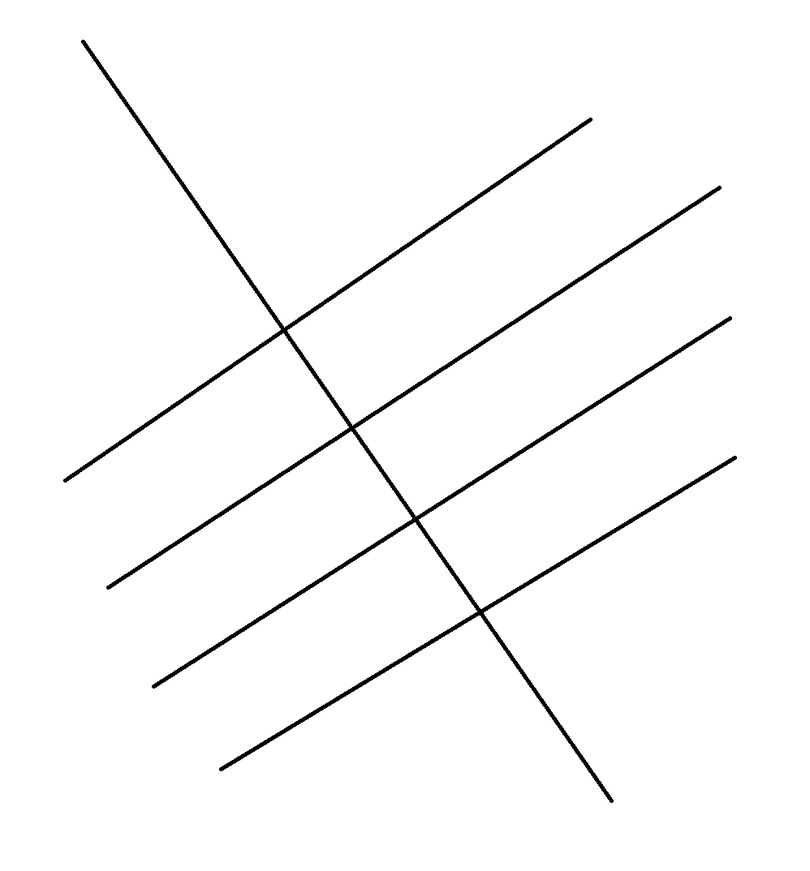
//> input picture Ex6/lines.png, 810 x 871 px, shrunk from 998 x 1074 before the run
$ ./Ex6   (built with g++ and OpenCV 4)
//> lines starting //> are read from the running program, lines starting //| are printed output that depends on the picture
#include <opencv2/opencv.hpp>
#include <opencv2/core/core.hpp>
#include <opencv2/imgproc/imgproc.hpp>
#include <opencv2/highgui/highgui.hpp>
#include <opencv2/imgcodecs/imgcodecs.hpp>
#include <stdio.h>

using namespace cv;

void fftshift(const Mat &input_img, Mat &output_img)
{
	output_img = input_img.clone();
	int cx = output_img.cols / 2;
	int cy = output_img.rows / 2;
	Mat q1(output_img, Rect(0, 0, cx, cy));
	Mat q2(output_img, Rect(cx, 0, cx, cy));
	Mat q3(output_img, Rect(0, cy, cx, cy));
	Mat q4(output_img, Rect(cx, cy, cx, cy));

	Mat temp;
	q1.copyTo(temp);
	q4.copyTo(q1);
	temp.copyTo(q4);
	q2.copyTo(temp);
	q3.copyTo(q2);
	temp.copyTo(q3);
}


void calculateDFT(Mat &scr, Mat &dst)
{
	// define mat consists of two mat, one for real values and the other for complex values
	Mat planes[] = { scr, Mat::zeros(scr.size(), CV_32F) };
	Mat complexImg;
	merge(planes, 2, complexImg);

	dft(complexImg, complexImg);
	dst = complexImg;
}

Mat construct_H(Mat &scr, String type, float D0)
{
	Mat H(scr.size(), CV_32F, Scalar(1));
	float D = 0;
	if (type == "Ideal")
	{
		for (int u = 0; u < H.rows; u++)
		{
			for (int  v = 0; v < H.cols; v++)
			{
				D = sqrt((u - scr.rows / 2)*(u - scr.rows / 2) + (v - scr.cols / 2)*(v - scr.cols / 2));
				if (D > D0)
				{
					H.at<float>(u, v) = 0;
				}
			}
		}
		return H;
	}
	else if (type == "Gaussian")
	{
		for (int  u = 0; u < H.rows; u++)
		{
			for (int v = 0; v < H.cols; v++)
			{
				D = sqrt((u - scr.rows / 2)*(u - scr.rows / 2) + (v - scr.cols / 2)*(v - scr.cols / 2));
				H.at<float>(u, v) = exp(-D*D / (2 * D0*D0));
			}
		}
		return H;
	}
}


void filtering(Mat &scr, Mat &dst, Mat &H)
{
	fftshift(H, H);
	Mat planesH[] = { Mat_<float>(H.clone()), Mat_<float>(H.clone()) };

	Mat planes_dft[] = { scr, Mat::zeros(scr.size(), CV_32F) };
	split(scr, planes_dft);

	Mat planes_out[] = { Mat::zeros(scr.size(), CV_32F), Mat::zeros(scr.size(), CV_32F) };
	planes_out[0] = planesH[0].mul(planes_dft[0]);
	planes_out[1] = planesH[1].mul(planes_dft[1]);

	merge(planes_out, 2, dst);

}


int main()
{
	Mat imgIn = imread("lines.png", 0);
//> imgIn is the input picture: 871 rows x 810 cols, CV_8UC1; min 0, max 255, mean 249.8
	imgIn.convertTo(imgIn, CV_32F);
//> imgIn: 871 rows x 810 cols, CV_32FC1

	// DFT
	Mat DFT_image;
	calculateDFT(imgIn, DFT_image);
//> in calculateDFT, `Mat planes[] = { scr, Mat::zeros(scr.size(), CV_32F) };`: planes[1]: 871 rows x 810 cols, CV_32FC1; every value is 0

	// construct H
	Mat H;
	H = construct_H(imgIn, "Gaussian", 85);
//> after the loop in construct_H, `for (int  u = 0; u < H.rows; u++)`:
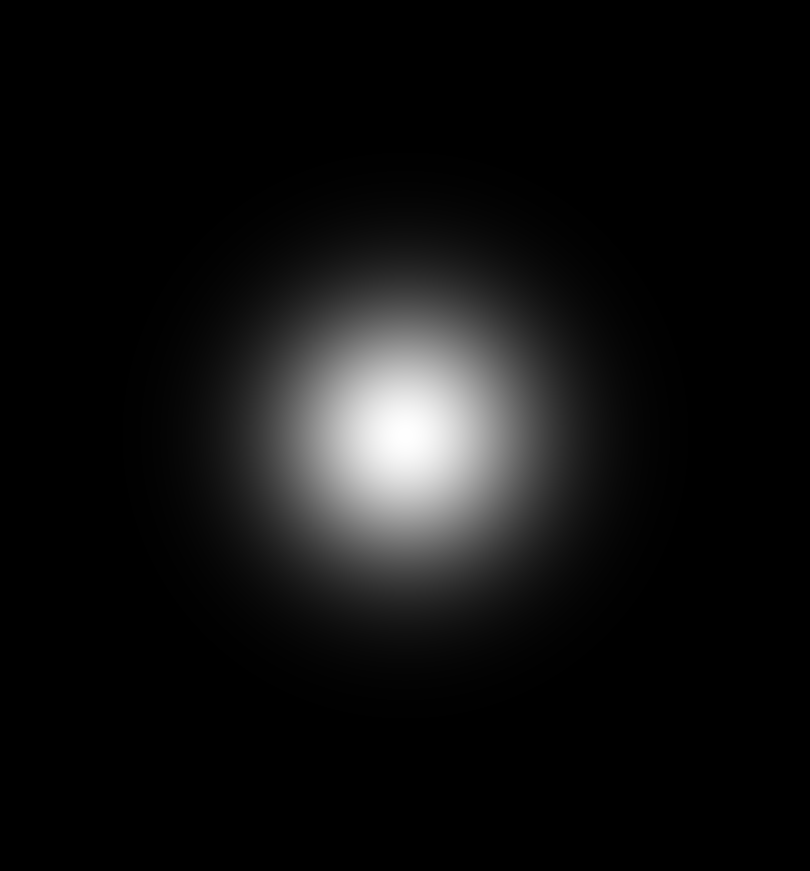
//> H: 871 rows x 810 cols, CV_32FC1; min 2.42e-11, max 1, mean 0.0643

	// filtering
	Mat complexIH;
	filtering(DFT_image, complexIH, H);
//> in fftshift, `Mat q1(output_img, Rect(0, 0, cx, cy));`:
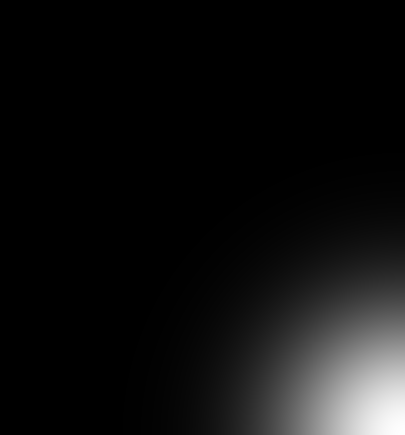
//> q1: 435 rows x 405 cols, CV_32FC1; min 2.42e-11, max 1, mean 0.0638
//> in fftshift, `Mat q2(output_img, Rect(cx, 0, cx, cy));`:
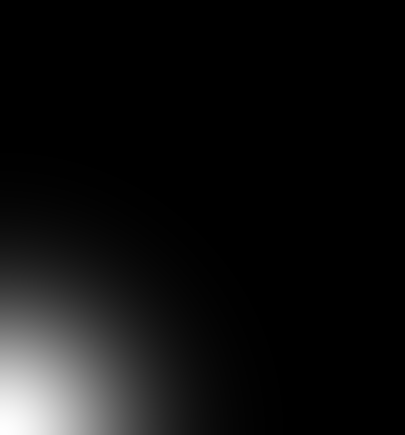
//> q2: 435 rows x 405 cols, CV_32FC1; min 2.56e-11, max 1, mean 0.0644
//> in fftshift, `Mat q3(output_img, Rect(0, cy, cx, cy));`:
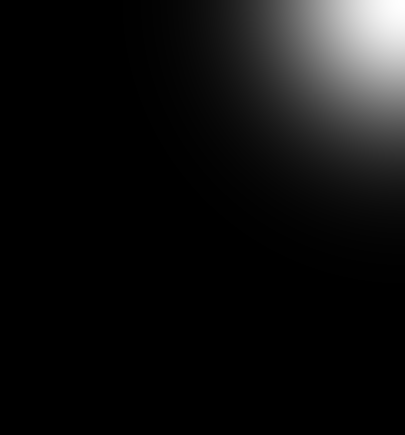
//> q3: 435 rows x 405 cols, CV_32FC1; min 2.57e-11, max 1, mean 0.0644
//> in fftshift, `Mat q4(output_img, Rect(cx, cy, cx, cy));`:
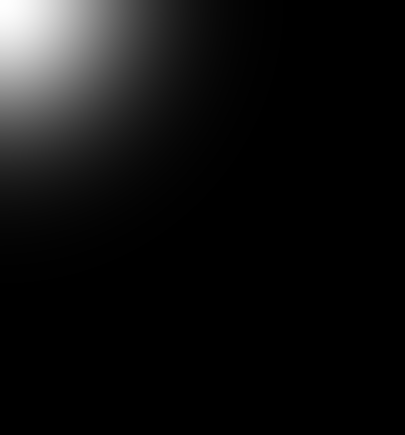
//> q4: 435 rows x 405 cols, CV_32FC1; min 2.71e-11, max 1, mean 0.065
//> in fftshift, `temp.copyTo(q3);`:
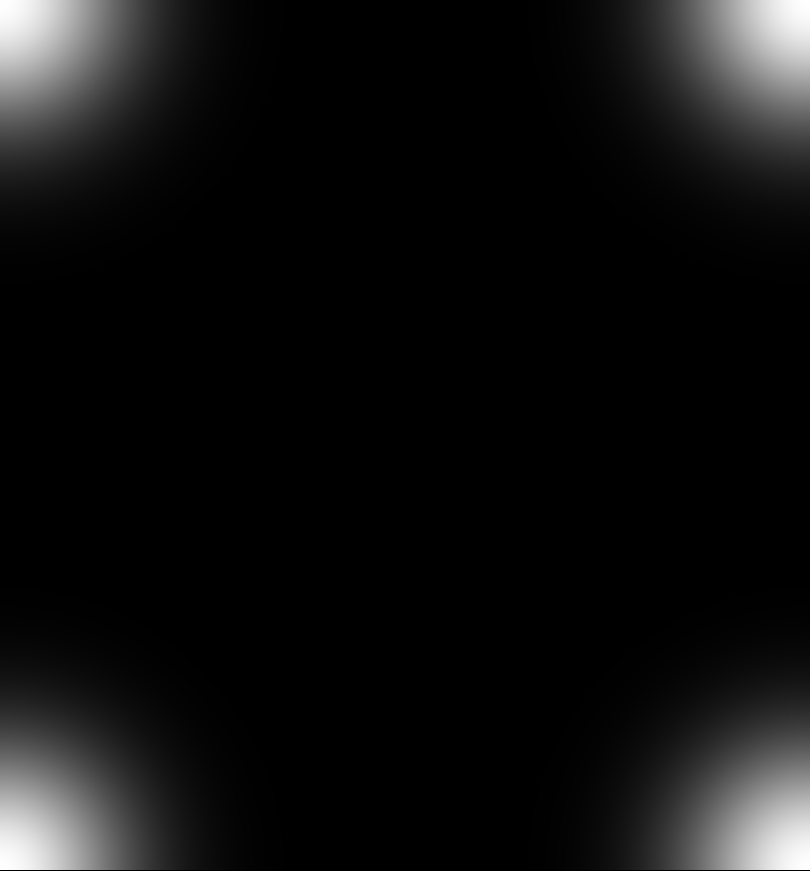
//> output_img: 871 rows x 810 cols, CV_32FC1; min 2.42e-11, max 1, mean 0.0643

	// IDFT
	Mat imgOut;
	dft(complexIH, imgOut, DFT_INVERSE | DFT_REAL_OUTPUT);
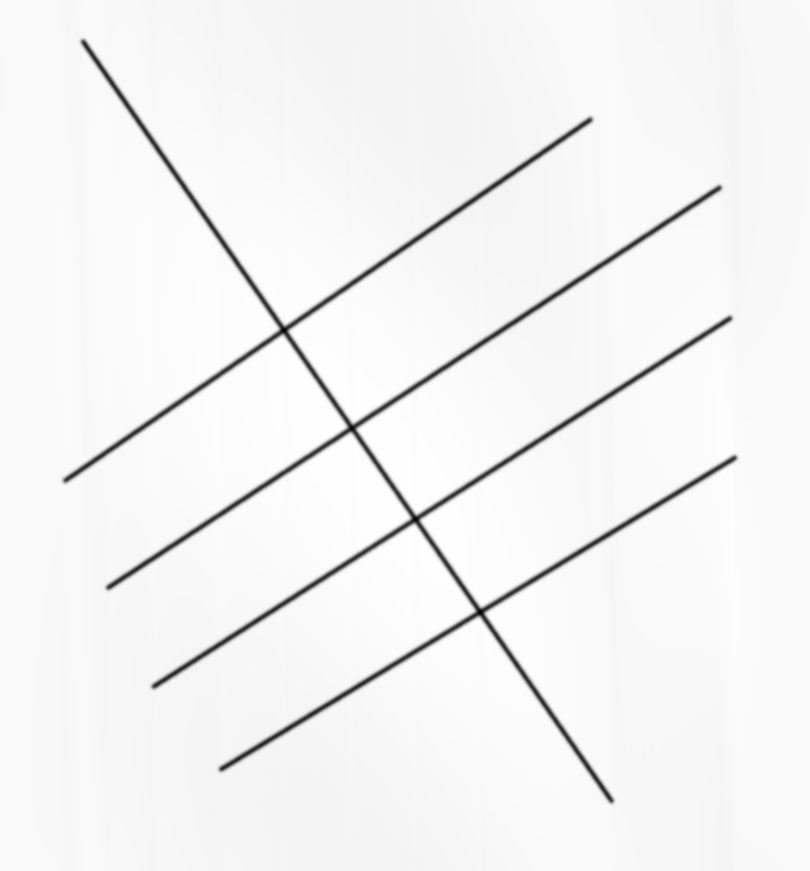
//> imgOut: 871 rows x 810 cols, CV_32FC1; min 10272056, max 183705520, mean 176227872; drawn with min black and max white

	normalize(imgOut, imgOut, 0, 1, NORM_MINMAX);

	imshow("img", imgIn);

	imshow("DFT", imgOut);
	waitKey(0);
	return 0;
}
